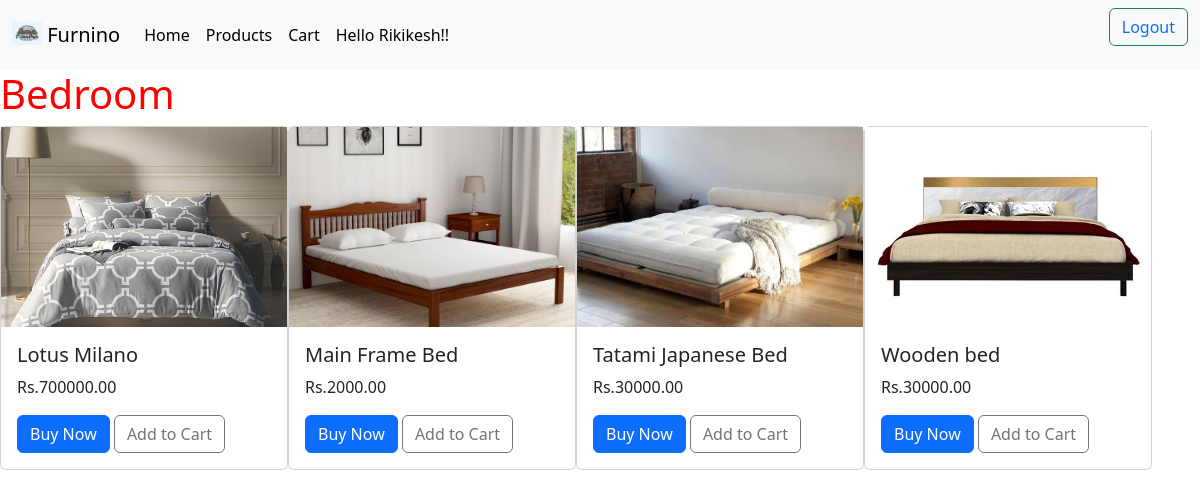
Screenshot of /category/Bedroom (signed in) with the database file from the repository.
### base/models.py (models this page shows, shortened)
class Category(models.Model):
    name = models.CharField(max_length=200)  # dining, living, kitchen
    slug = models.SlugField(max_length=200, unique=True)
    class Meta:
        ordering = ['name']
        indexes = [
            models.Index(fields=['name'])
        ]
        verbose_name = 'category'
        verbose_name_plural = 'categories'

class Product(models.Model):
    name = models.CharField(max_length=200)
    slug = models.SlugField(max_length=200)
    description = models.TextField()
    price = models.DecimalField(max_digits=10, decimal_places=2)
    category = models.ForeignKey(Category, on_delete=models.CASCADE)
    image = models.ImageField(upload_to='product/', blank=True)
    class Meta:
        ordering = ["name"]
        indexes = [
            models.Index(fields=["name"])
        ]

### base/views.py (the view, shortened to what this page needs)
# urls.py: path('category/<str:name>',views.category,name="category"),
def category(request,name):
    category=get_object_or_404(Category,name=name)
    if category.name=='Dining':
        product=Product.objects.filter(category=category)
        product_name=category.name
        return render(request,'base/bedroom.html',
                  {
                      'product':product,
                      "product_name":product_name,
                  })
    elif category.name=='Bedroom':
        product=Product.objects.filter(category=category)
        product_name=category.name
        return render(request,'base/bedroom.html',
                  {
                      'product':product,
                      "product_name":product_name,
                  })
    else:
        return HttpResponse("Error")

### base/templates/base/bedroom.html (shortened to what this page needs)
{% load static %}
{% include "nav.html" %}
{% block content %}
<h1 style="color:red">{{product_name}}</h1>
<div class="d-flex flex-wrap justify-content-start">
{% for item in product %}
<div class="card-group">
    <div class="card" style="width: 18rem;">
        <a href="{% url "description" item.name %}">
        <img class="fixed-image" src="{{ item.image.url }}" class="card-img-top" alt="{{item.name}}">
        </a>
        <div class="card-body">
            <h5 class="card-title">{{item.name}}</h5>
            <p class="card-text">Rs.{{item.price}}</p>
            <a href="#" class="btn btn-primary">Buy Now</a>
            <button data-product={{item.name}} data-action="add"  class="btn btn-outline-secondary add-btn update-btn">Add to Cart</button>
        </div>
    </div>
</div>
{% endfor %}
</div>
{% endblock %}

### base/templates/nav.html (shortened to what this page needs)
{% load static %}
<html>
    <head>
      <link href="https://cdn.jsdelivr.net/npm/bootstrap@5.3.3/dist/css/bootstrap.min.css" rel="stylesheet">
  </head>
  <body>
<nav class="navbar navbar-expand-lg bg-body-tertiary">
    <div class="container-fluid">
      <a class="navbar-brand" href="{% url "home" %}">
        <img src="{% static "base/images/brand_logo.jpg" %}" alt="Logo" width="30" height="24" class="d-inline-block align-text-top">
        Furnino
      </a>
      <div class="collapse navbar-collapse" id="navbarSupportedContent">
        <ul class="navbar-nav me-auto mb-2 mb-lg-0">
          <li class="nav-item">
            <a class="nav-link active" aria-current="page" href="{% url "home" %}">Home</a>
          </li>
          <li class="nav-item">
            <a class="nav-link active" aria-current="page" href="{% url "product" %}">Products</a>
          </li>
          {% if user  %}
          <li class="nav-item">
            <a class="nav-link active " aria-current="page" href="{% url "cart" %}">Cart</a>
          </li>
          <li class="nav-item">
            <a class="nav-link active " aria-current="page" >Hello {{user}}!!</a>
          </li>
          {% endif %}
        </ul>
        </div>
          <form class="d-flex" role="search">
            <button class="btn btn-outline-success" type="submit">
            <a href="{% url "logout" %}" style="text-decoration:none">Logout</a>
          </button>
        </form>
      </div>
    </nav>

### base/templates/base/bedroom.html (style rules this page uses)
.fixed-image { height: 200px; object-fit: cover; width: 100%; }

### rows the page displays
Category: name "Bedroom"
Product: image (picture), name "Lotus Milano", price "700000.00"
Product: image (picture), name "Main Frame Bed", price "2000.00"
Product: image (picture), name "Tatami Japanese Bed", price "30000.00"
Product: image (picture), name "Wooden bed", price "30000.00"

### other values shown
{{ user }} "Rikikesh"
